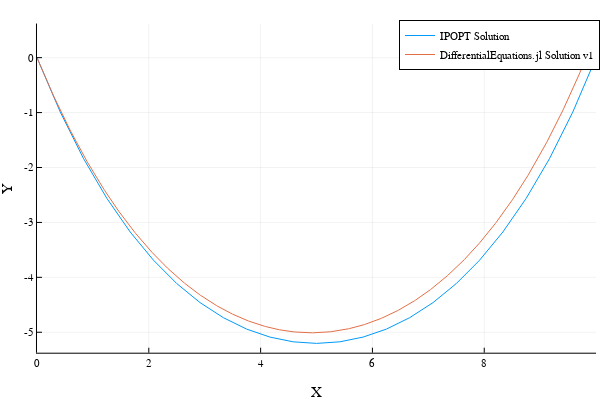

Write notebook code for a chart like this one.
### Code cell
#Let's integrate the continuous version using DifferentialEquations.jl

#wrapper function for DifferentialEquations.jl interface 
function f(x,p,t)
    y = x[1]
    ẏ = x[2]
    ÿ = EL(y,ẏ,λ)
    return [ẏ; ÿ]
end

x0 = [y_ref[1]; ẏ_ref[1]]
tspan = (0.0,w)
prob = ODEProblem(f,x0,tspan)
sol = solve(prob,Tsit5(),reltol=1e-8,abstol=1e-8);

#Compare against reference IPOPT solution
plot(LinRange(0,w,n),y_ref,label = "IPOPT Solution")
plot!(sol, vars=1,label = "DifferentialEquations.jl Solution v1")
xlabel!("X")
ylabel!("Y")

### Figure 1 — Plotly figure (JSON) as saved in the notebook; plotly's stock layout.template omitted (floating-point values rounded to 4 significant figures; data arrays with more than 128 entries replaced by an {"elided": "..."} marker saying what was removed)
{"data": [{"colorbar": {"len": 0.9143, "title": "", "x": 0.9934, "y": 0.533}, "legendgroup": "IPOPT Solution", "line": {"color": "rgba(0, 154, 250, 1.000)", "dash": "solid", "shape": "linear", "width": 1}, "mode": "lines", "name": "IPOPT Solution", "showlegend": true, "type": "scatter", "x": [0, 0.4167, 0.8333, 1.25, 1.667, 2.083, 2.5, 2.917, 3.333, 3.75, 4.167, 4.583, 5, 5.417, 5.833, 6.25, 6.667, 7.083, 7.5, 7.917, 8.333, 8.75, 9.167, 9.583, 10], "xaxis": "x", "y": [-6.816e-42, -0.991, -1.839, -2.562, -3.174, -3.688, -4.114, -4.46, -4.735, -4.942, -5.088, -5.174, -5.203, -5.174, -5.088, -4.942, -4.735, -4.46, -4.114, -3.688, -3.174, -2.562, -1.839, -0.991, 0], "yaxis": "y"}, {"colorbar": {"len": 0.9143, "title": "", "x": 0.9934, "y": 0.533}, "legendgroup": "DifferentialEquations.jl Solution v1", "line": {"color": "rgba(227, 111, 71, 1.000)", "dash": "solid", "shape": "linear", "width": 1}, "mode": "lines", "name": "DifferentialEquations.jl Solution v1", "showlegend": true, "type": "scatter", "x": {"elided": "1000 float values"}, "xaxis": "x", "y": {"elided": "1000 float values"}, "yaxis": "y"}], "layout": {"annotations": [], "height": 400, "legend": {"bgcolor": "rgba(255, 255, 255, 1.000)", "bordercolor": "rgba(0, 0, 0, 1.000)", "borderwidth": 1, "font": {"color": "rgba(0, 0, 0, 1.000)", "family": "sans-serif", "size": 11}, "title": {"font": {"color": "rgba(0, 0, 0, 1.000)", "family": "sans-serif", "size": 15}, "text": ""}, "tracegroupgap": 0, "traceorder": "normal", "x": 1, "xanchor": "auto", "y": 1, "yanchor": "auto"}, "margin": {"b": 20, "l": 0, "r": 0, "t": 20}, "paper_bgcolor": "rgba(255, 255, 255, 1.000)", "plot_bgcolor": "rgba(255, 255, 255, 1.000)", "showlegend": true, "width": 600, "xaxis": {"anchor": "y", "domain": [0.06165, 0.9934], "gridcolor": "rgba(0, 0, 0, 0.100)", "gridwidth": 0.5, "linecolor": "rgba(0, 0, 0, 1.000)", "mirror": false, "range": [0, 10], "showgrid": true, "showline": true, "showticklabels": true, "tickangle": 0, "tickcolor": "rgb(0, 0, 0)", "tickfont": {"color": "rgba(0, 0, 0, 1.000)", "family": "sans-serif", "size": 11}, "tickmode": "array", "ticks": "inside", "ticktext": ["0", "2", "4", "6", "8", "10"], "tickvals": [0, 2, 4, 6, 8, 10], "title": "X", "titlefont": {"color": "rgba(0, 0, 0, 1.000)", "family": "sans-serif", "size": 15}, "type": "-", "visible": true, "zeroline": false, "zerolinecolor": "rgba(0, 0, 0, 1.000)"}, "yaxis": {"anchor": "x", "domain": [0.07581, 0.9902], "gridcolor": "rgba(0, 0, 0, 0.100)", "gridwidth": 0.5, "linecolor": "rgba(0, 0, 0, 1.000)", "mirror": false, "range": [-5.372, 0.6212], "showgrid": true, "showline": true, "showticklabels": true, "tickangle": 0, "tickcolor": "rgb(0, 0, 0)", "tickfont": {"color": "rgba(0, 0, 0, 1.000)", "family": "sans-serif", "size": 11}, "tickmode": "array", "ticks": "inside", "ticktext": ["-5", "-4", "-3", "-2", "-1", "0"], "tickvals": [-5, -4, -3, -2, -1, 0], "title": "Y", "titlefont": {"color": "rgba(0, 0, 0, 1.000)", "family": "sans-serif", "size": 15}, "type": "-", "visible": true, "zeroline": false, "zerolinecolor": "rgba(0, 0, 0, 1.000)"}}}
